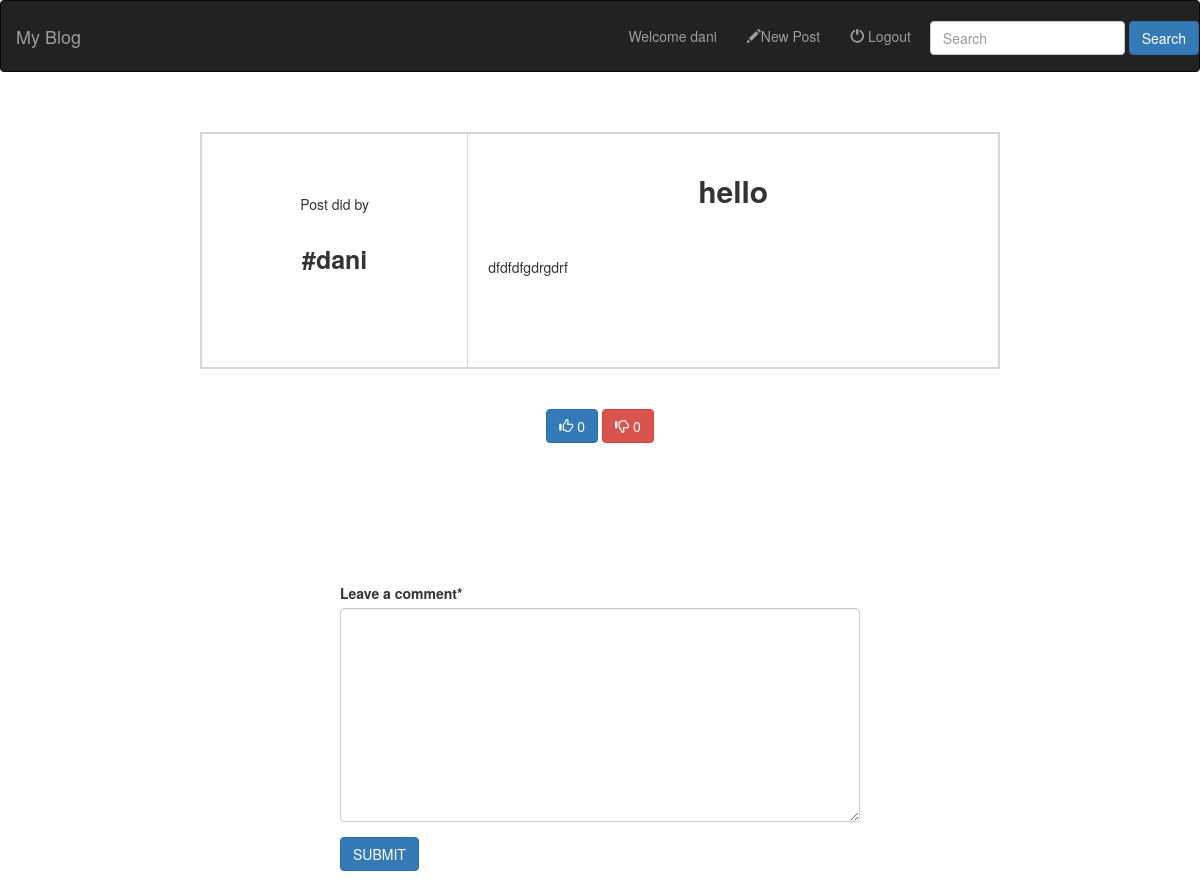
Before: /postone/26 (signed in) with the older database file.
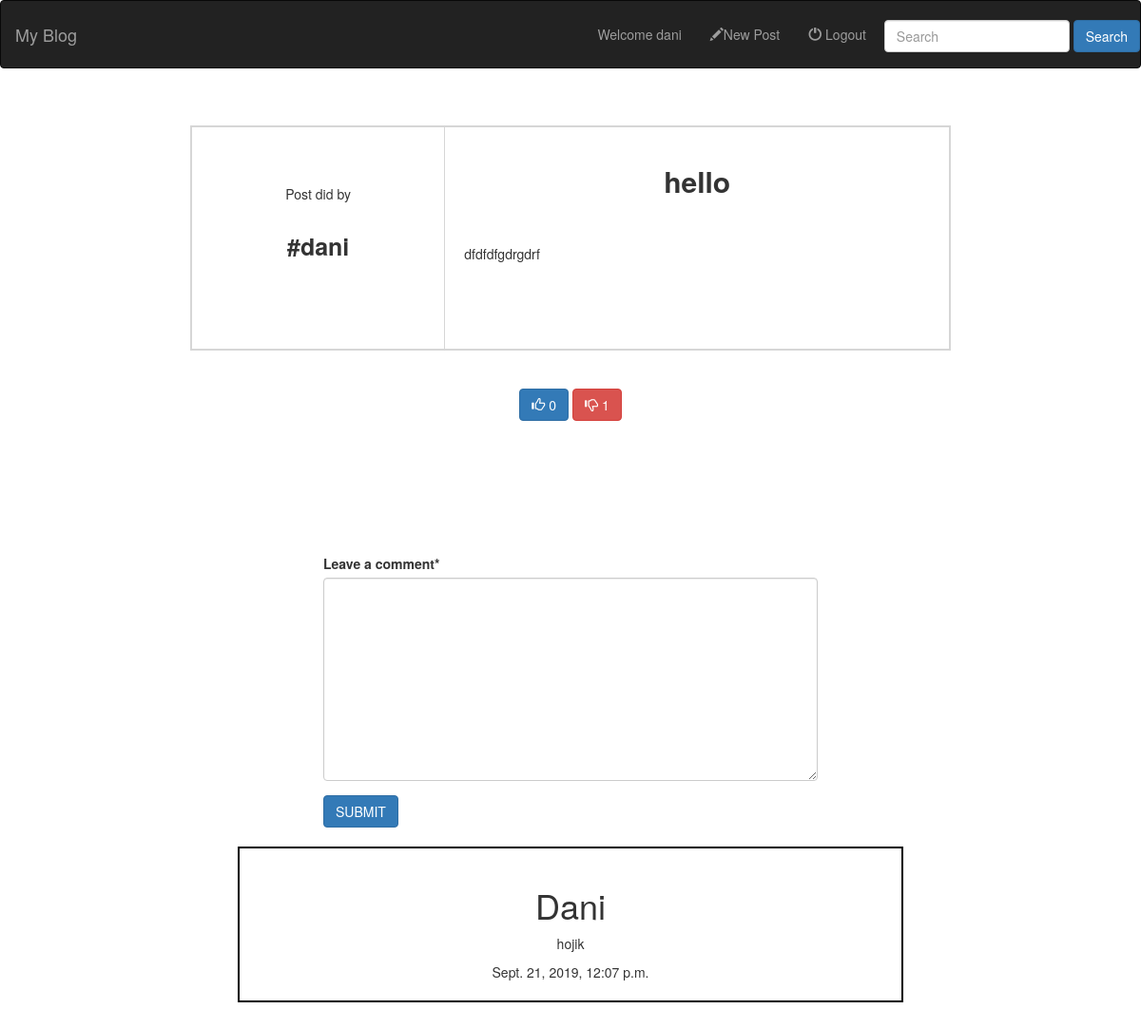
After: the same page with the newer database file.
### appone/models.py (models this page shows)
class LeaveAComment(models.Model):
    content = models.CharField(max_length=255)
    title = models.CharField(max_length=255)
    author = models.CharField(max_length=100)
    date_posted = models.DateTimeField(default=timezone.now)

### appone/views.py (the view, shortened to what this page needs)
# urls.py: path('postone/<int:pk>', views.get_one_post_likes_dislikes, name="postone"),
@login_required
def get_one_post_likes_dislikes(request, pk):
    template = loader.get_template('appone/one_post.html')
    if request.method == "POST" and "leave_comment" in request.POST:
        comment = LeaveComment(request.POST)
        if comment.is_valid():
            song = LeaveAComment(content=comment.cleaned_data['content'],
                                 title=NewPost_Likes_Dislikes.objects.get(pk=pk).title,
                                 author=request.user.username)
            song.save()
            messages.success(request, 'Your comment has been saved')
    else:
        comment = LeaveComment()
    test = LeaveAComment.objects.all().filter(title=NewPost_Likes_Dislikes.objects.get(pk=pk)).count()
    NewPost_Likes_Dislikes.objects.filter(pk=pk).update(number_comments=str(test))
    all_comments = ""
    for s in LeaveAComment.objects.all().filter(title=NewPost_Likes_Dislikes.objects.get(pk=pk).title):
        all_comments = all_comments + s.content
    likes = 0
    for s in Likes_And_Dislikes.objects.all().filter(title=NewPost_Likes_Dislikes.objects.get(pk=pk).title):
        likes = likes + s.likes
    NewPost_Likes_Dislikes.objects.filter(pk=pk).update(likes=likes)
    dislikes = 0
    for s in Likes_And_Dislikes.objects.all().filter(title=NewPost_Likes_Dislikes.objects.get(pk=pk).title):
        dislikes = dislikes + s.dislikes
    NewPost_Likes_Dislikes.objects.filter(pk=pk).update(dislikes=dislikes)
    context = {'title': NewPost_Likes_Dislikes.objects.get(pk=pk).title,
               'text': NewPost_Likes_Dislikes.objects.get(pk=pk).text,
               'author': NewPost_Likes_Dislikes.objects.get(pk=pk).author,
               "likes": likes,
               "dislikes": dislikes,
               "comment": comment,
               "all_comments": LeaveAComment.objects.order_by('-date_posted').all().filter(title=NewPost_Likes_Dislikes.objects.get(pk=pk).title),}
    return HttpResponse(template.render(context, request))

### appone/forms.py
class LeaveComment(forms.Form):
    content = forms.CharField(label="Leave a comment",
                              widget=forms.Textarea,
                              max_length=1000)

### appone/models.py (called while the page is built)
    def __str__(self):
        return self.title

### appone/templates/appone/one_post.html (shortened to what this page needs)
{% extends "appone/base.html"%}
{% load crispy_forms_tags %}
{% block content %}
<br>
<br>
<div style="width:800px" class="container">
  <div style="border: 2px solid #d6d6d6" class="row">
    <div style="padding-top: 60px;text-align:center; " class="col-xs-4 col-sm-4">
        Post did by
        <h1><strong style="font-size:25px">#{{ author }}</strong></h1>
    </div>
    <div  style="border-left: 1px solid #d6d6d6;padding: 20px;" class="col-xs-8 col-sm-8">
      <h3 style="font-weight: bold; font-size:30px;text-align:center">{{ title }}</h3>
            <br>
            <br>
            <p style="">{{ text}}</p>
            <br>
            <br>
            <br>
    </div>
  </div>
</div>
<br>
<br>
<div style="text-align:center" class="container">
    <form action="" method="POST">
        <button type="submit" name="likes" class="btn btn-primary">
            <span class="glyphicon glyphicon-thumbs-up"></span>
            {{ likes  }}
        </button>
        <button type="submit" name="dislikes" class="btn btn-danger">
            <span class="glyphicon glyphicon-thumbs-down"></span>
            {{ dislikes  }}
        </button>
    </form>
</div>
<br>
<br>
<br>
<br>
<br>
<br>
    <br>
<div style="width:550px" class="container">
    <form action="" method="POST">
        {{ comment|crispy }}
        <button type="submit" name="leave_comment" class="btn btn-primary">SUBMIT</button>
    </form>
</div>
    <br>
    {% for Posts in all_comments %}
        <div style="border: 2px solid black; padding: 20px;
         text-align:center; width:700px; margin: 0 auto;">
            <h1>{{ Posts.author | title }}</h1>
            <p>{{ Posts.content }}</p>
            {{ Posts.date_posted }}
        </div>
        <br>
        <br>
    {% endfor %}
{% endblock %}

Changed rows visible on the page:
added LeaveAComment: author "Dani", content "hojik", date_posted "Sept. 21, 2019, 12:07 p.m."
Other visible differences:
{{ dislikes }}: "0" → "1"
